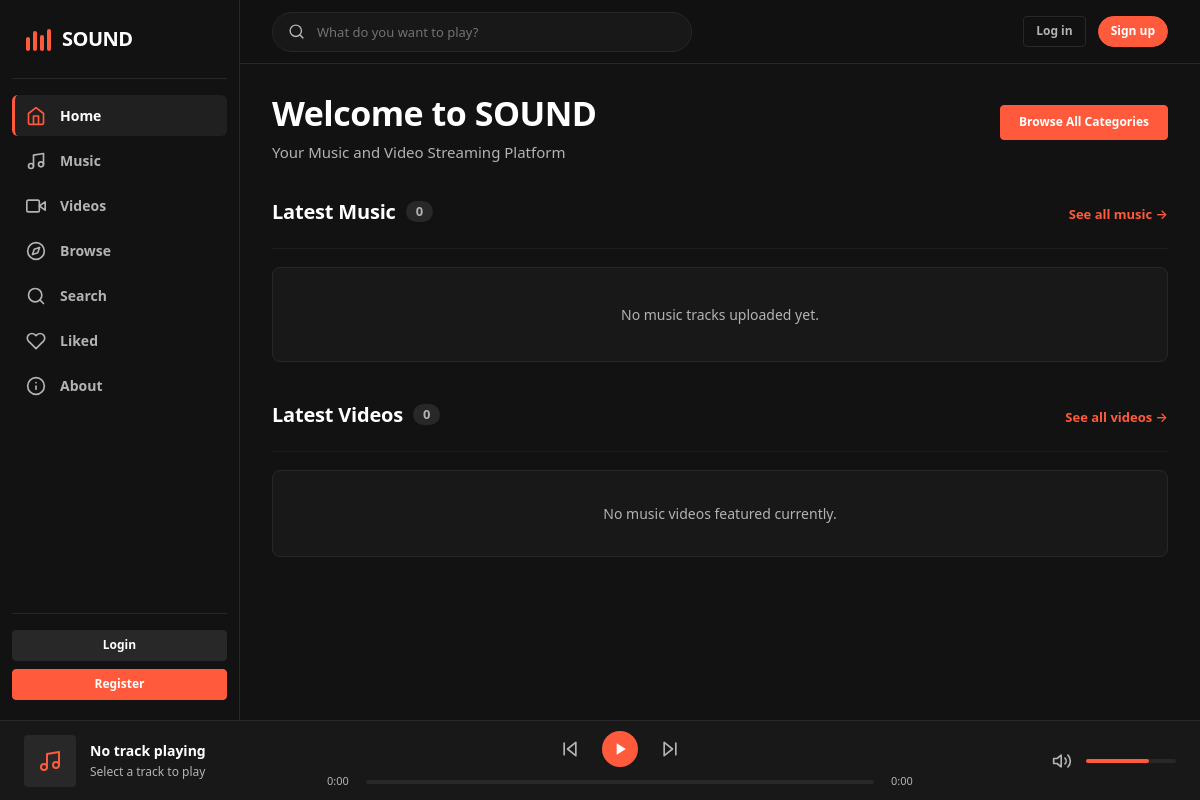
Before: / with the older database file.
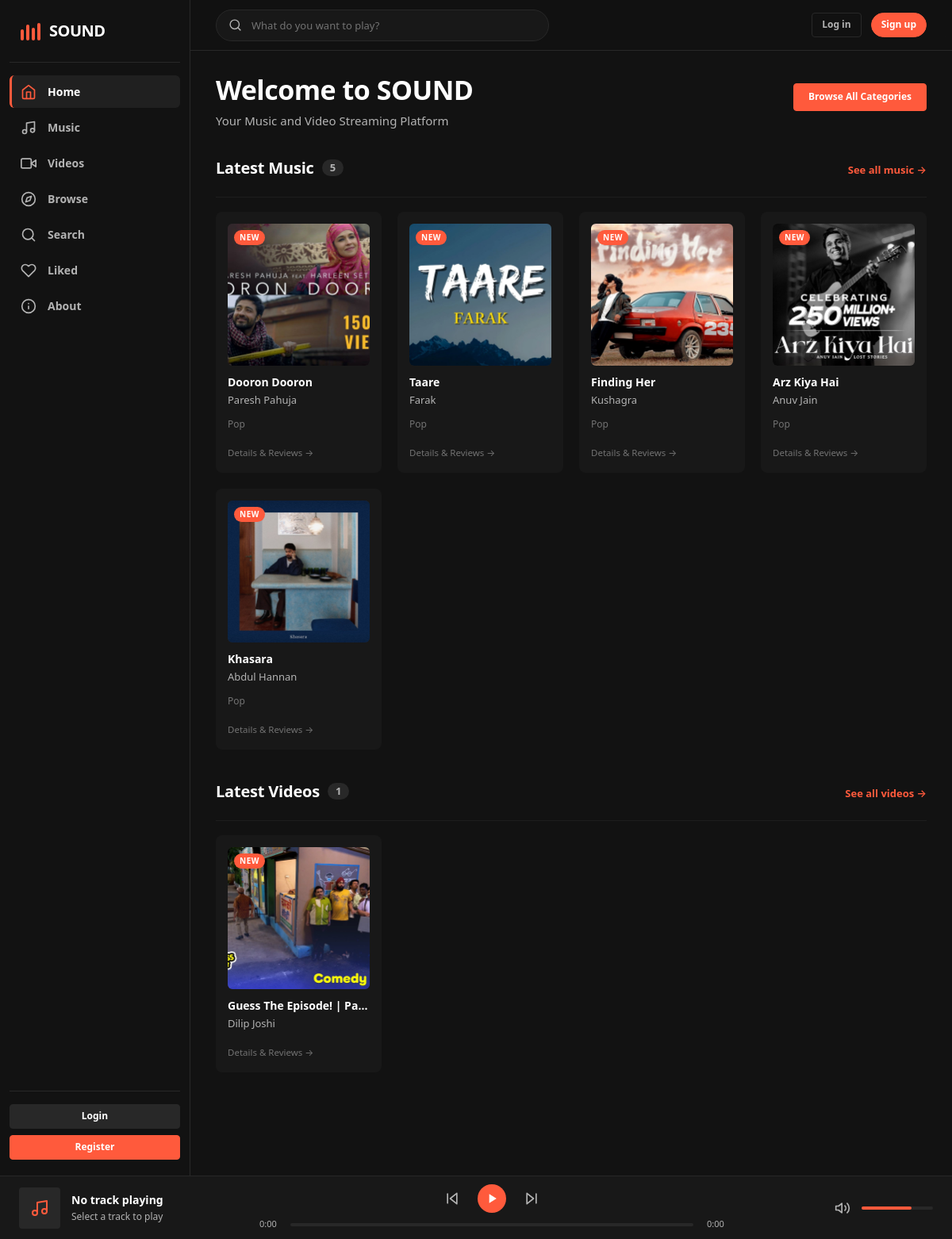
After: the same page with the newer database file.
### tables this page shows
CREATE TABLE `music` (
  `id` int(11) NOT NULL,
  `artist_id` int(11) NOT NULL,
  `album_id` int(11) DEFAULT NULL,
  `genre_id` int(11) NOT NULL,
  `language_id` int(11) NOT NULL,
  `year_id` int(11) NOT NULL,
  `title` varchar(100) NOT NULL,
  `file_path` varchar(255) NOT NULL,
  `cover` varchar(255) DEFAULT NULL,
  `description` text DEFAULT NULL,
  `duration` int(11) DEFAULT NULL,
  `play_count` int(11) DEFAULT 0,
  `created_at` timestamp NOT NULL DEFAULT current_timestamp()
);

CREATE TABLE `artists` (
  `id` int(11) NOT NULL,
  `name` varchar(100) NOT NULL,
  `description` text DEFAULT NULL
);

CREATE TABLE `genres` (
  `id` int(11) NOT NULL,
  `name` varchar(50) NOT NULL
);

CREATE TABLE `videos` (
  `id` int(11) NOT NULL,
  `artist_id` int(11) NOT NULL,
  `album_id` int(11) DEFAULT NULL,
  `genre_id` int(11) NOT NULL,
  `language_id` int(11) NOT NULL,
  `year_id` int(11) NOT NULL,
  `title` varchar(100) NOT NULL,
  `file_path` varchar(255) NOT NULL,
  `thumbnail` varchar(255) DEFAULT NULL,
  `description` text DEFAULT NULL,
  `duration` int(11) DEFAULT NULL,
  `play_count` int(11) DEFAULT 0,
  `created_at` timestamp NOT NULL DEFAULT current_timestamp()
);

### config/database.php (called while the page is built, shortened)
<?php
try {
    $pdo = new PDO("mysql:host=" . DB_HOST . ";dbname=" . DB_NAME . ";charset=utf8mb4", DB_USER, DB_PASS);
    $pdo->setAttribute(PDO::ATTR_ERRMODE, PDO::ERRMODE_EXCEPTION);
} catch (PDOException $e) {
    if (defined('APP_DEBUG') && APP_DEBUG) {
        die("Could not connect to the database " . DB_NAME . ": " . $e->getMessage());
    } else {
        error_log("Database connection error: " . $e->getMessage());
        http_response_code(500);
        die("<!DOCTYPE html><html><head><title>Service Unavailable</title><link rel='stylesheet' href='/sound/assets/css/style.css'></head><body style='display:flex;align-items:center;justify-content:center;min-height:100vh;background:#121212;color:#fff;font-family:\"Segoe UI\", sans-serif;'><div style='text-align:center;'><h1>Service Temporarily Unavailable</h1><p style='color:#b3b3b3;'>We are experiencing database connectivity issues. Please try again in a few moments.</p></div></body></html>");
    }
}
function query($sql, $params = []) {
    global $pdo;
    $stmt = $pdo->prepare($sql);
    $stmt->execute($params);
    return $stmt;
}
function fetchAll($sql, $params = []) {
    return query($sql, $params)->fetchAll(PDO::FETCH_ASSOC);
}
require_once __DIR__ . '/../includes/helpers.php';

### index.php (the view, shortened to what the rows shown need)
<?php
$latestMusic = fetchAll("
    SELECT m.*, a.name as artist_name, g.name as genre_name
    FROM music m
    JOIN artists a ON m.artist_id = a.id
    LEFT JOIN genres g ON m.genre_id = g.id
    ORDER BY m.created_at DESC
    LIMIT 5
");
$latestVideos = fetchAll("
    SELECT v.*, a.name as artist_name, g.name as genre_name
    FROM videos v
    JOIN artists a ON v.artist_id = a.id
    LEFT JOIN genres g ON v.genre_id = g.id
    ORDER BY v.created_at DESC
    LIMIT 5
");
require_once __DIR__ . '/includes/header.php';
?>
<div class="container" style="max-width: 1200px; margin: 0 auto; padding-bottom: 50px;">
    <div style="margin-bottom: 36px; display: flex; align-items: baseline; justify-content: space-between; flex-wrap: wrap; gap: 16px;">
        <div>
            <h1 style="font-size: 34px; font-weight: 800; color: var(--text-primary); margin-bottom: 6px; letter-spacing: -0.5px;">
                Welcome to <?php echo htmlspecialchars($site_name); ?>
            </h1>
        </div>
    </div>
    <section class="browse-section">
        <div class="browse-section-header">
            <h2 class="browse-section-title">
                <span>Latest Music</span>
                <span class="browse-count"><?php echo count($latestMusic); ?></span>
            </h2>
        </div>
        <?php if (empty($latestMusic)): ?>
            <div class="empty-state-card">
                <p style="margin: 0; font-size: 14px;">No music tracks uploaded yet.</p>
            </div>
        <?php else: ?>
            <div class="card-grid">
                <?php foreach ($latestMusic as $music):
                ?>
                    <div class="card" data-track-id="<?php echo $music['id']; ?>" data-track-url="<?php echo htmlspecialchars(asset_url($music['file_path'])); ?>" data-track-title="<?php echo htmlspecialchars($music['title']); ?>" data-track-artist="<?php echo htmlspecialchars($music['artist_name']); ?>" data-cover="<?php echo htmlspecialchars(asset_url($music['cover'] ?? '')); ?>">
                        <div class="card-cover">
                            <?php echo render_cover_tile($music['title'], $music['cover'] ?? '', $music['title']); ?>
                            <?php if (isNewItem($music['created_at'] ?? '')): ?>
                                <span class="badge-new">NEW</span>
                            <?php endif; ?>
                        </div>
                        <div class="card-content">
                            <h3 class="card-title">
                                <a href="/sound/music.php?id=<?php echo $music['id']; ?>" data-action="view-details"><?php echo htmlspecialchars($music['title']); ?></a>
                            </h3>
                            <p class="card-artist">
                                <a href="/sound/browse.php?artist=<?php echo $music['artist_id']; ?>"><?php echo htmlspecialchars($music['artist_name']); ?></a>
                            </p>
                            <?php if (!empty($music['genre_name'])): ?>
                                <p class="card-subtitle" style="font-size: 12px; margin-top: 3px; color: var(--text-subtle);"><?php echo htmlspecialchars($music['genre_name']); ?></p>
                            <?php endif; ?>
                            <a href="/sound/music.php?id=<?php echo $music['id']; ?>" class="card-details-action" data-action="view-details">Details & Reviews &rarr;</a>
                        </div>
                    </div>
                <?php endforeach; ?>
            </div>
        <?php endif; ?>
    </section>
    <section class="browse-section">
        <div class="browse-section-header">
            <h2 class="browse-section-title">
                <span>Latest Videos</span>
                <span class="browse-count"><?php echo count($latestVideos); ?></span>
            </h2>
        </div>
        <?php if (empty($latestVideos)): ?>
            <div class="empty-state-card" style="padding: 32px 20px;">
                <p style="margin: 0; font-size: 14px;">No music videos featured currently.</p>
            </div>
        <?php else: ?>
            <div class="card-grid">
                <?php foreach ($latestVideos as $video):
                ?>
                    <div class="card">
                        <div class="card-cover">
                            <?php echo render_cover_tile($video['title'], $video['thumbnail'] ?? '', $video['title']); ?>
                            <?php if (isNewItem($video['created_at'] ?? '')): ?>
                                <span class="badge-new">NEW</span>
                            <?php endif; ?>
                        </div>
                        <div class="card-content">
                            <h3 class="card-title">
                                <a href="/sound/videos.php?id=<?php echo $video['id']; ?>" data-action="view-details"><?php echo htmlspecialchars($video['title']); ?></a>
                            </h3>
                            <p class="card-artist">
                                <a href="/sound/browse.php?artist=<?php echo $video['artist_id']; ?>"><?php echo htmlspecialchars($video['artist_name']); ?></a>
                            </p>
                            <a href="/sound/videos.php?id=<?php echo $video['id']; ?>" class="card-details-action" data-action="view-details">Details & Reviews &rarr;</a>
                        </div>
                    </div>
                <?php endforeach; ?>
            </div>
        <?php endif; ?>
    </section>
</div>
<?php require_once __DIR__ . '/includes/footer.php'; ?>

### includes/helpers.php (shortened to what the rows shown need)
<?php
function asset_url($path) {
    $path = trim($path);
    $clean = ltrim($path, '/\\');
    return '/sound/' . str_replace('\\', '/', $clean);
}
function asset_exists($path) {
    $clean = ltrim(str_replace(['/sound/', '\\'], ['', '/'], $path), '/');
    return file_exists(ROOT_PATH . $clean);
}
function render_cover_tile($title, $coverPath, $alt = '', $extraClasses = '', $attr = '') {
    $altText = !empty($alt) ? $alt : $title;
    if (!empty($coverPath) && asset_exists($coverPath)) {
        $url = htmlspecialchars(asset_url($coverPath));
        $altSafe = htmlspecialchars($altText);
        $classSafe = htmlspecialchars($extraClasses);
        return "<img src=\"{$url}\" alt=\"{$altSafe}\" class=\"{$classSafe}\" {$attr}>";
    }
    $initials = strtoupper(substr(trim($title ?: 'SO'), 0, 2));
    $classSafe = htmlspecialchars('placeholder ' . $extraClasses);
    return "<div class=\"{$classSafe}\" {$attr}><span style=\"color: #FF5A3C; font-weight: 800; font-size: 14px;\">" . htmlspecialchars($initials) . "</span></div>";
}
function isNewItem($created_at) {
    $timestamp = strtotime($created_at);
    return $timestamp >= (time() - (7 * 86400));
}

Changed rows visible on the page:
added music: cover (picture), shows "NEW", title "Dooron Dooron", artist.name "Paresh Pahuja", genre.name "Pop"
added music: cover (picture), shows "NEW", title "Taare", artist.name "Farak", genre.name "Pop"
added music: cover (picture), shows "NEW", title "Finding Her", artist.name "Kushagra", genre.name "Pop"
added music: cover (picture), shows "NEW", title "Arz Kiya Hai", artist.name "Anuv Jain", genre.name "Pop"
added music: cover (picture), shows "NEW", title "Khasara", artist.name "Abdul Hannan", genre.name "Pop"
added videos: thumbnail (picture), shows "NEW", title "Guess The Episode! | Pa…", artist.name "Dilip Joshi"
Other visible differences:
count($latestMusic): "0" → "5"
count($latestVideos): "0" → "1"
text no longer shown: "No music tracks uploaded yet. No music videos featured currently."
